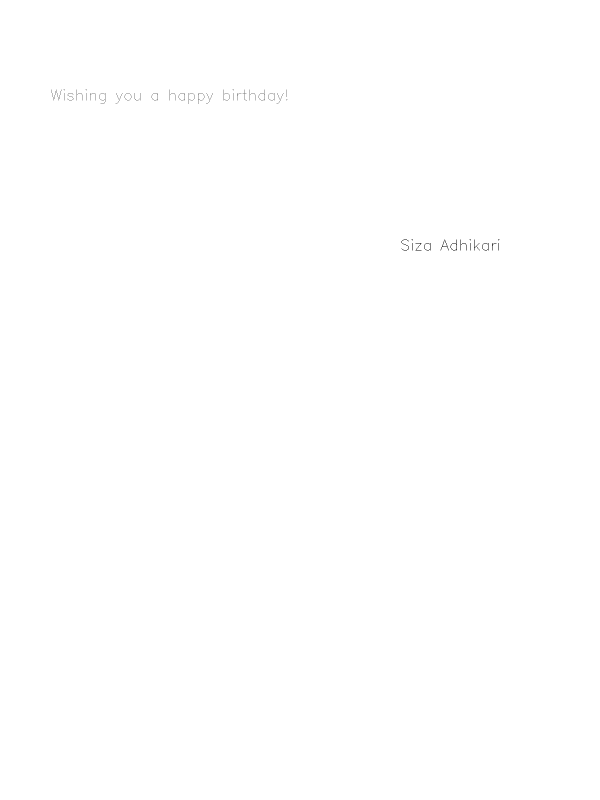
#> input picture hbd/birthday_post.png, 1200 x 1600 px, given in place of bg.jpg, which was not available (shown at 1/2 size); the run also reads 2 pictures not shown here
$ python blank_image.py
#> lines starting #> are read from the running program, lines starting #| are printed output that depends on the picture; pictures that were not available may be replaced by others from this repository, and a replacement may not be noted
import cv2
import cvzone

# Load the background image with alpha channel
background = cv2.imread(r"F:\Leapfrog_data\opencv_projects\hbd\bg.jpg", cv2.IMREAD_UNCHANGED)
#> background is the input picture: shape (1600, 1200, 4); mean B, G, R, A 254.9, 254.9, 254.9, 0
print(background.shape)
#| (1600, 1200, 4)

# Load the image to be overlaid
balloon = cv2.imread(r"F:\Leapfrog_data\opencv_projects\hbd\balloon.png", cv2.IMREAD_UNCHANGED)
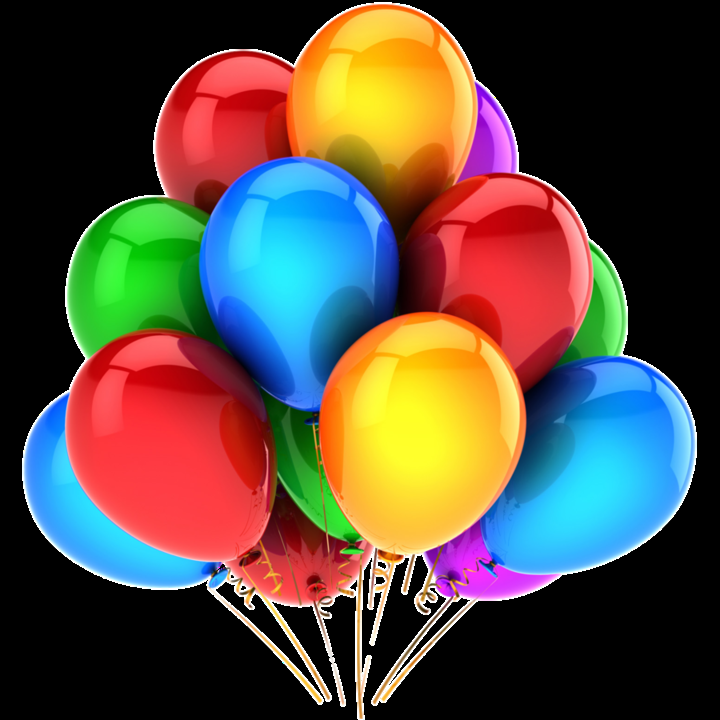
#> input picture hbd/balloon.png, 720 x 720 px, found by its file name
#> balloon is the input picture: shape (720, 720, 4); mean B, G, R, A 62.6, 74, 86.8, 137.3
print(balloon.shape)
#| (720, 720, 4)

birthday = cv2.imread(r"F:\Leapfrog_data\opencv_projects\hbd\birthday.png", cv2.IMREAD_UNCHANGED)
print(birthday.shape)
#| (4173, 6095, 4)

person = cv2.imread(r"F:\Leapfrog_data\opencv_projects\hbd\person.png", cv2.IMREAD_UNCHANGED)
print(person.shape)
#| (512, 512, 4)

# # First create the image with alpha channel
# birthday = cv2.cvtColor(birthday, cv2.COLOR_RGB2RGBA)
# First create the image with alpha channel
background = cv2.cvtColor(background, cv2.COLOR_RGB2RGBA)

# Then assign the mask to the last channel of the image
background[:, :, 3] = 0.5

background = cv2.resize(background, (1600, 1800))
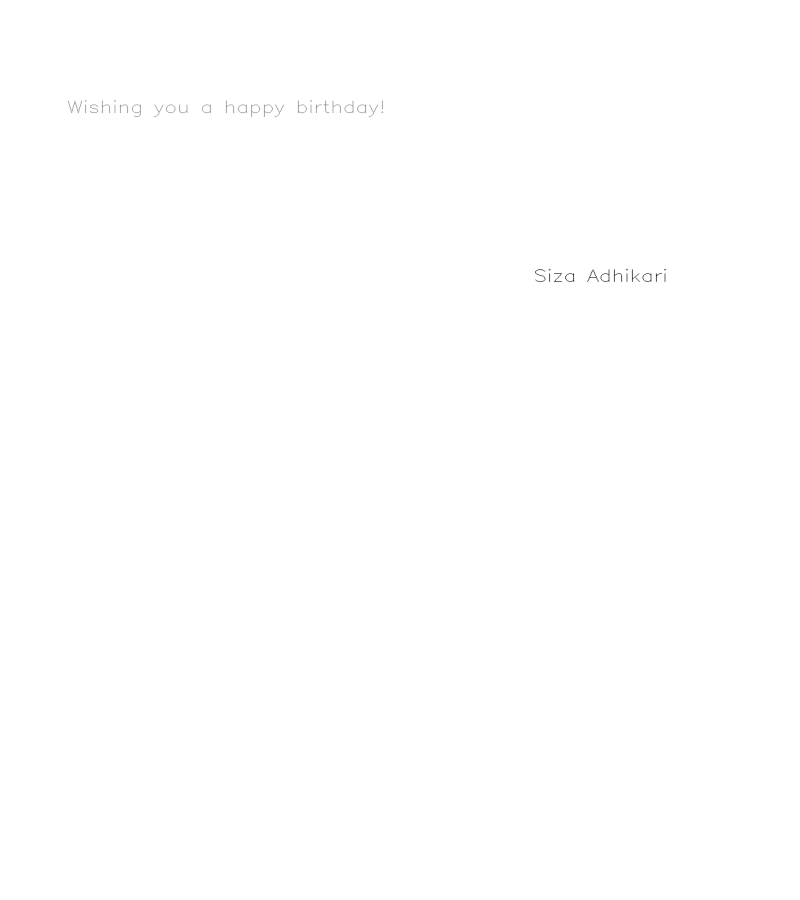
#> background: shape (1800, 1600, 4) (shown at 1/2 size); mean B, G, R, A 254.9, 254.9, 254.9, 0
balloon =cv2.resize(balloon, (200,200))
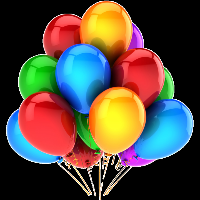
#> balloon: shape (200, 200, 4); mean B, G, R, A 62.5, 73.9, 86.8, 137.3
birthday = cv2.resize(birthday, (300,300))
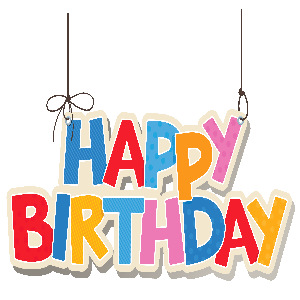
#> birthday: shape (300, 300, 4); mean of channels 0, 1, 2, 3 215.3, 218.4, 232.3, 106.2; drawn as B, G, R
person = cv2.resize(person, (200,200))
#> person: shape (200, 200, 4)

#> (the run stopped early here; a loop or call above may not have finished)
